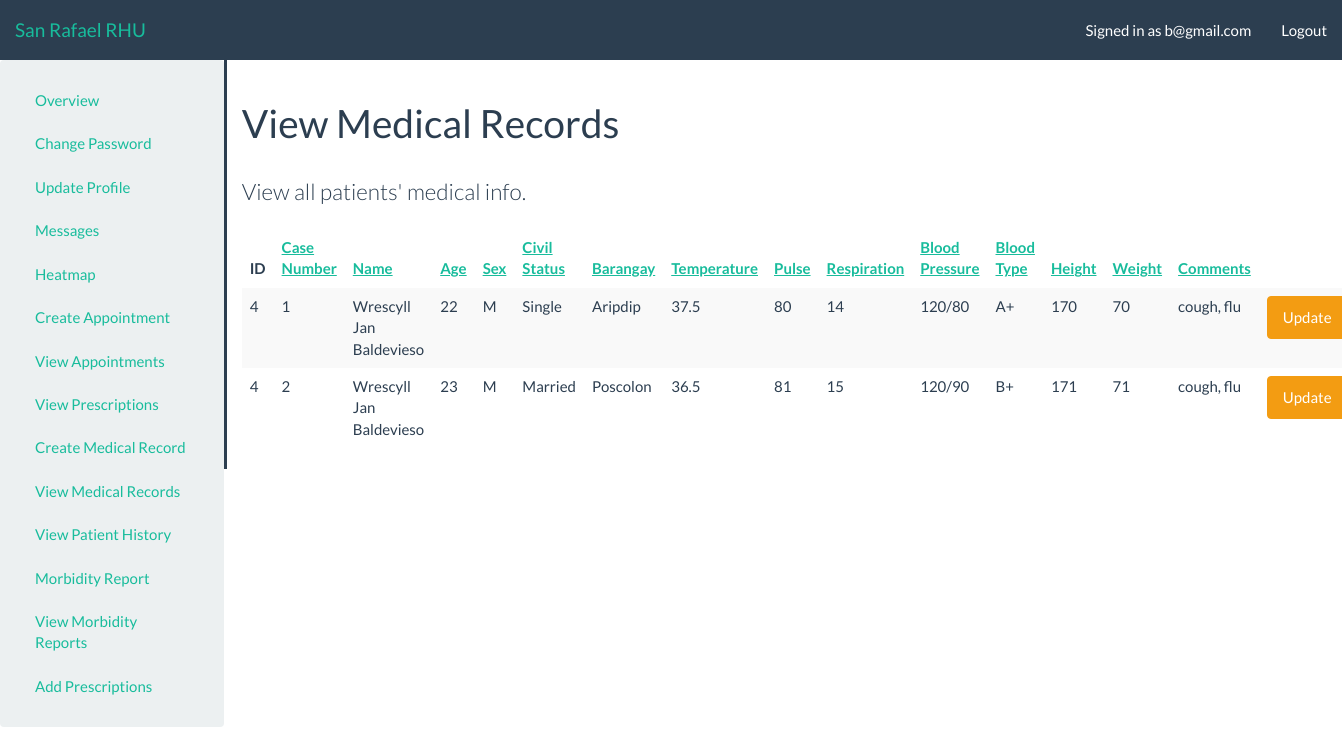
The page /doctor_profile/medicalinfo/list/ (signed in) on the database its author committed.
### RHU/models.py (models this page shows, shortened)
class MedicalInfo(models.Model):
    GENDER = (
        ('', '-----'),
        ('M', 'Male'),
        ('F', 'Female'),
    )
    BARANGAY = (
        ('', '------'),
        ('Aripdip', 'Aripdip'),
        ('Ilongbukid', 'Ilongbukid'),
        ('Poscolon', 'Poscolon'),
        ('San Florentino', 'San Florentino'),
        ('Calaigang', 'Calaigang'),
        ('San Dionisio', 'San Dionisio'),
    )
    BLOOD = (
        ('', '-----'),
        ('A+', 'A+ TYPE'),
        ('B+', 'B+ TYPE'),
        ('AB+', 'AB+ TYPE'),
        ('O+', 'O+ TYPE'),
        ('A-', 'A- TYPE'),
        ('B-', 'B- TYPE'),
        ('AB-', 'AB- TYPE'),
        ('O-', 'O- TYPE'),
    )
    CIVIL_STATUS = (
        ('', '-----'),
        ('Single', 'Single'),
        ('Married', 'Married'),
        ('Divorced', 'Divorced'),
        ('Separated', 'Separated'),
        ('Widowed', 'Widowed'),
    )
    class Meta:
        verbose_name_plural = 'Medical Info'
    caseNumber = models.CharField(max_length=10, primary_key=True, unique=True)
    patient = models.ForeignKey(User, on_delete=models.CASCADE, null=True)
    age = models.CharField(max_length=3, null=True)
    sex = models.CharField(default=0, blank=True, max_length=1, choices=GENDER)
    civilStatus = models.CharField(default=0, blank=True, max_length=20, choices=CIVIL_STATUS)
    barangay = models.CharField(default=0, blank=True, max_length=50, choices=BARANGAY)
    temperature = models.CharField(max_length=5, null=True)
    pulse = models.CharField(max_length=5, null=True)
    respiration = models.CharField(max_length=5, null=True)
    bloodPressure = models.CharField(max_length=10, null=True)
    height = models.CharField(max_length=5, null=True)
    weight = models.CharField(max_length=5, null=True)
    bloodType = models.CharField(default=0, max_length=10, choices=BLOOD)
    comments = models.CharField(max_length=700)

class Account(models.Model):
    ACCOUNT_UNKNOWN = 0
    ACCOUNT_PATIENT = 10
    ACCOUNT_DOCTOR = 20
    ACCOUNT_ADMIN = 30
    ACCOUNT_TYPES = (
        (ACCOUNT_UNKNOWN, "Unknown"),
        (ACCOUNT_PATIENT, "Patient"),
        (ACCOUNT_DOCTOR, "Doctor"),
        (ACCOUNT_ADMIN, "Admin"),
    )
    EMPLOYEE_TYPES = (
        (ACCOUNT_DOCTOR, "Doctor"),
        (ACCOUNT_ADMIN, "Admin"),
    )
    role = models.IntegerField(default = 0, choices = ACCOUNT_TYPES)
    profile = models.OneToOneField(Profile, on_delete=models.CASCADE)
    user = models.OneToOneField(User, on_delete=models.CASCADE)
    class Admin:
        list_display = (
            'role',
            'profile',
            'user'
        )

class Profile(models.Model):
    GENDER = (
        ('', '-----'),
        ('M', 'Male'),
        ('F', 'Female'),
    )
    firstname = models.CharField(blank=True, max_length=50)
    lastname = models.CharField(blank=True, max_length=50)
    sex = models.CharField(default=0, blank=True, max_length=1, choices=GENDER)
    birthday = models.DateField(default=date(1000, 1, 1))
    phone = models.CharField(blank=True, max_length=20)
    created = models.DateTimeField(auto_now_add=True)
    def __str__(self):
        return self.firstname + " " + self.lastname

### RHU/views_medicalInfo.py (the view, shortened to what this page needs)
# urls.py: path('doctor_profile/medicalinfo/list/', views_medicalInfo.doctor_list_view, name='medicalinfo/doctorlist'),
def doctor_list_view(request):
    authentication_result = views.authentication_check(request, [Account.ACCOUNT_DOCTOR])
    if authentication_result is not None: return authentication_result
    template_data = views.parse_session(request)
    medicalinfoes = MedicalInfo.objects.all()
    template_data['query'] = medicalinfoes.order_by('patient_id')
    return render(request, 'Thesis/medicalinfo/doctorlist.html', template_data)

### RHU/views.py (called while the page is built, shortened)
def authentication_check(request, required_roles=None, required_GET=None):
    if not request.user.is_authenticated:
        request.session['alert_danger'] = "You must be logged in to view that page."
        return HttpResponseRedirect('/')
    try:
        request.user.account
    except ObjectDoesNotExist:
        request.session['alert_danger'] = "Your account was not properly created, please try a different account."
        return HttpResponseRedirect('/logout')

def parse_session(request, template_data=None):
    if template_data is None:
        template_data = {}
    if request.session.has_key('alert_successs'):
        template_data['alert_success'] = request.session.get('alert_success')
        del request.session['alert_success']
    if request.session.has_key('alert_danger'):
        template_data['alert_danger'] = request.session.get('alert_danger')
        del request.session['alert_danger']
    return template_data

### templates/Thesis/medicalinfo/doctorlist.html (shortened to what this page needs)
{% extends "doctorbase.html" %}
{% load app_filters %}
{% block body_header %}View Medical Records{% endblock %}
{% block body_block %}
    <p class="lead">View all patients' medical info.</p>
    <table class="table table-striped">
        <thead>
            <th>ID</th>
            <th><a href="./?sort=caseNumber">Case Number</a></th>
            <th><a href="./?sort=name">Name</a></th>
            <th><a href="./?sort=age">Age</a></th>
            <th><a href="./?sort=sex">Sex</a></th>
            <th><a href="./?sort=civilStatus">Civil Status</a></th>
            <th><a href="./?sort=address">Barangay</a></th>
            <th><a href="./?sort=temperature">Temperature</a></th>
            <th><a href="./?sort=pulse">Pulse</a></th>
            <th><a href="./?sort=respiration">Respiration</a></th>
            <th><a href="./?sort=bloodPressure">Blood Pressure</a></th>
            <th><a href="./?sort=bloodType">Blood Type</a></th>
            <th><a href="./?sort=height">Height</a></th>
            <th><a href="./?sort=weight">Weight</a></th>
            <th><a href="./?sort=comments">Comments</a></th>
        </thead>
        {% for medicalinfo in query %}
            <tr>
                <td>{{ medicalinfo.patient_id }}</td>
                <td>{{ medicalinfo.caseNumber }}</td>
                <td>{{ medicalinfo.patient.account.profile }}</td>
                <td>{{ medicalinfo.age }}</td>
                <td>{{ medicalinfo.sex }}</td>
                <td>{{ medicalinfo.civilStatus }}</td>
                <td>{{ medicalinfo.barangay }}</td>
                <td>{{ medicalinfo.temperature }}</td>
                <td>{{ medicalinfo.pulse }}</td>
                <td>{{ medicalinfo.respiration }}</td>
                <td>{{ medicalinfo.bloodPressure }}</td>
                <td>{{ medicalinfo.bloodType }}</td>
                <td>{{ medicalinfo.height }}</td>
                <td>{{ medicalinfo.weight }}</td>
                <td>{{ medicalinfo.comments }}</td>
                <td>
                    {% if not user.account.role == 10 %}
                        <a class="btn btn-warning" href="/medicalinfo/update/?pk={{ medicalinfo.pk }}" role="button">Update</a>
                    {% endif %}
                </td>
            </tr>
        {% endfor %}
    </table>
{% endblock %}

### templates/doctorbase.html (shortened to what this page needs)
<!DOCTYPE html>
{% load app_filters %}
{% load static %}
<html>
<head lang="en">
	<link rel='icon' type='image/x-icon' href="{% static 'images/San Rafael.png' %}">    <link rel="stylesheet" type="text/css" href="{% static 'css/flatly-bootstrap.min.css' %}"/>
    <link rel="stylesheet" type="text/css" href="{% static 'css/bootstrap-datetimepicker.min.css' %}"/>
    <link rel="stylesheet" type="text/css" href="{% static 'css/dashboard.css' %}"/>
    <link rel="stylesheet" type="text/css" href="{% static 'css/jquery-confirm.min.css' %}"/>
</head>
<body>
    <nav class="navbar navbar-default navbar-static-top">
        <div class="container-fluid">
            <div class="navbar-header">
                <a class="navbar-brand" href="/">San Rafael RHU</a>
            </div>
            <div id="navbar" class="navbar-collapse collapse">
                <ul class="nav navbar-nav navbar-right">
                    <li>
                        <a {% if user.is_authenticated %}href="/doctor_profile/">Signed in as {{ user.username }}{% else %}>Not signed in{% endif %}</a>
                    </li>
                    <li>
                        {% block nav_button %}<a href="/logout/">Logout</a>{% endblock %}
                    </li>
                </ul>
            </div>
        </div>
    </nav>
    <div class="container-fluid">
        <div class="row">
            {% if user.is_authenticated %}
                <div class="well col-sm-3 col-md-2">
                        <ul class="nav nav-pills nav-stacked">
                            {% if user.account.role >= 0 %}
                                <li class="{% block sidebar_profile %}{% endblock %}"><a href="/doctor_profile/">Overview</a></li>
                                <li class="{% block sidebar_profile_password %}{% endblock %}"><a href="/doctor_profile/password/">Change Password</a></li>
                                <li class="{% block sidebar_profile_update %}{% endblock %}"><a href="/doctor_profile/update/">Update Profile</a></li>
                                <li class="{% block sidebar_message %}{% endblock %}"><a href="/doctor_profile/message/list/">Messages</a></li>
                                <li class="{% block sidebar_heatmap %}{% endblock %}"><a href="/doctor_profile/heatmap">Heatmap</a></li>
                            {% endif %}
                            {% if user.account.role >= 10 and user.account.role < 30 %}
                                <li class="{% block sidebar_appointment_create %}{% endblock %}"><a href="/doctor_profile/appointment/create/">Create Appointment</a></li>
                                <li class="{% block sidebar_appointment_list %}{% endblock %}"><a href="/doctor_profile/appointment/list/">View Appointments</a></li>
                                <li class="{% block sidebar_prescription_list %}{% endblock %}"><a href="/doctor_profile/prescription/list/">View Prescriptions</a></li>
                            {% endif %}
                            {% if user.account.role >= 20 and user.account.role < 30 %}
                                <li class="{% block sidebar_medicalInfo_create %}{% endblock %}"><a href="/medicalinfo/create/">Create Medical Record</a></li>
                                <li class="{% block sidebar_medicalInfo_list %}{% endblock %}"><a href="/doctor_profile/medicalinfo/list/">View Medical Records</a></li>
                                <li class="{% block sidebar_medicalInfo_search %}{% endblock %}"><a href="/doctor_profile/medicalinfo/search/">View Patient History</a></li>
                                <li class="{% block sidebar_morbidity_report %}{% endblock %}"><a href="/doctor_profile/report/">Morbidity Report</a></li>
                                <li class="{% block sidebar_list_morbidity_report %}{% endblock %}"><a href="/doctor_profile/report/list">View Morbidity Reports</a></li>
                                <li class="{% block sidebar_prescription_create %}{% endblock %}"><a href="/prescription/create/">Add Prescriptions</a></li>
                            {% endif %}
                        </ul>
                </div>
                <div class="col-sm-9 col-md-10 main">
            {% else %}
                <div class="well well-sm col-sm-offset-3 col-sm-6">
            {% endif %}
                <h1 class="page-header">{% block body_header %}{% endblock %}</h1>
                {% block body_block %}{% endblock %}
            </div>
        </div>
    </div>
</body>
</html>

### static/css/dashboard.css (style rules this page uses)
.navbar { margin-bottom: 0px; }
.main { border-top: 3px solid #2c3e50; }
@media (min-width: 768px) { .main { border-top: none; border-left: 3px solid #2c3e50; } }

### rows shown on the page
MedicalInfo: patient_id "4", caseNumber "1", patient.account.profile "Wrescyll Jan Baldevieso", age "22", sex "M", civilStatus "Single", barangay "Aripdip", temperature "37.5", pulse "80", respiration "14", bloodPressure "120/80", bloodType "A+", height "170", weight "70", comments "cough, flu"
MedicalInfo: patient_id "4", caseNumber "2", patient.account.profile "Wrescyll Jan Baldevieso", age "23", sex "M", civilStatus "Married", barangay "Poscolon", temperature "36.5", pulse "81", respiration "15", bloodPressure "120/90", bloodType "B+", height "171", weight "71", comments "cough, flu"

### other values the page prints
{{ user.username }} "b@gmail.com"
